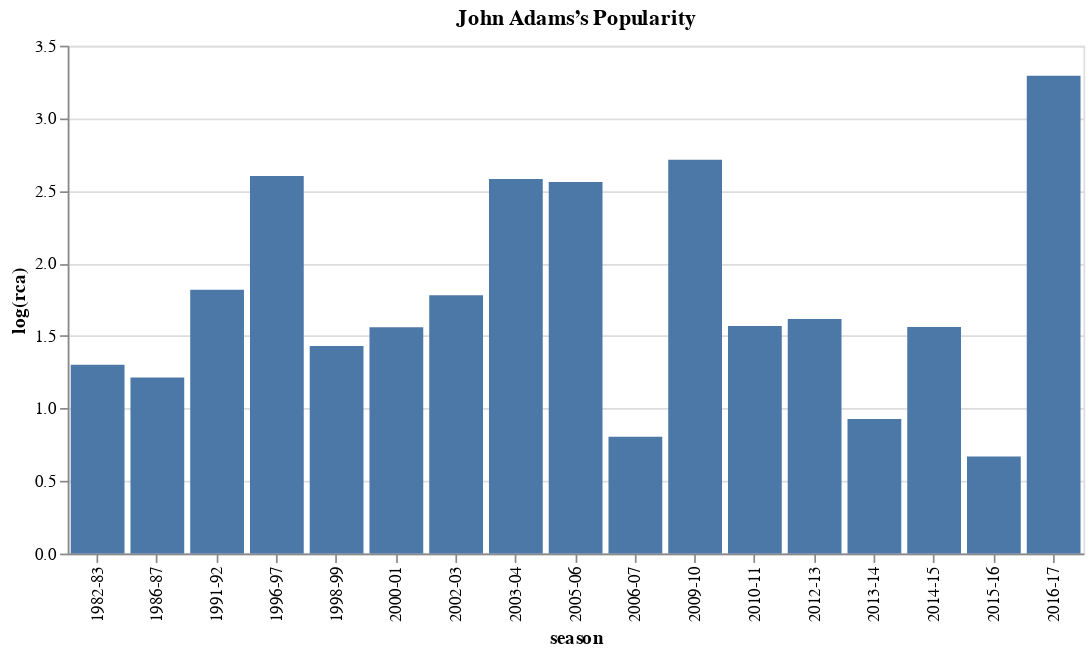

This figure's notebook cell:
### Code cell
adams_pop = alt.Chart(
    programs.xs("Adams,  John", level="composer").reset_index(),
    width=600,
    title="John Adams’s Popularity"
).mark_bar().encode(
    x="season:O",
    y="log(rca):Q"
)

adams_pop

### Figure 1 — Vega-Lite specification as saved in the notebook (floating-point values rounded to 4 significant figures)
{"$schema": "https://vega.github.io/schema/vega-lite/v2.json", "config": {"view": {"height": 300, "width": 400}}, "data": {"values": [{"count": 1, "log(rca)": 1.302, "pct": 0.003106, "rca": 3.677, "season": "1982-83"}, {"count": 1, "log(rca)": 1.213, "pct": 0.002841, "rca": 3.363, "season": "1986-87"}, {"count": 1, "log(rca)": 1.819, "pct": 0.005208, "rca": 6.166, "season": "1991-92"}, {"count": 4, "log(rca)": 2.602, "pct": 0.0114, "rca": 13.49, "season": "1996-97"}, {"count": 1, "log(rca)": 1.431, "pct": 0.003534, "rca": 4.183, "season": "1998-99"}, {"count": 1, "log(rca)": 1.559, "pct": 0.004016, "rca": 4.755, "season": "2000-01"}, {"count": 2, "log(rca)": 1.781, "pct": 0.005013, "rca": 5.934, "season": "2002-03"}, {"count": 4, "log(rca)": 2.582, "pct": 0.01117, "rca": 13.23, "season": "2003-04"}, {"count": 5, "log(rca)": 2.561, "pct": 0.01094, "rca": 12.95, "season": "2005-06"}, {"count": 1, "log(rca)": 0.8056, "pct": 0.00189, "rca": 2.238, "season": "2006-07"}, {"count": 7, "log(rca)": 2.714, "pct": 0.01275, "rca": 15.1, "season": "2009-10"}, {"count": 2, "log(rca)": 1.569, "pct": 0.004057, "rca": 4.803, "season": "2010-11"}, {"count": 2, "log(rca)": 1.617, "pct": 0.004255, "rca": 5.038, "season": "2012-13"}, {"count": 1, "log(rca)": 0.9281, "pct": 0.002137, "rca": 2.53, "season": "2013-14"}, {"count": 2, "log(rca)": 1.561, "pct": 0.004024, "rca": 4.764, "season": "2014-15"}, {"count": 1, "log(rca)": 0.6697, "pct": 0.00165, "rca": 1.954, "season": "2015-16"}, {"count": 9, "log(rca)": 3.292, "pct": 0.02273, "rca": 26.91, "season": "2016-17"}]}, "encoding": {"x": {"field": "season", "type": "ordinal"}, "y": {"field": "log(rca)", "type": "quantitative"}}, "mark": "bar", "title": "John Adams’s Popularity", "width": 600}
